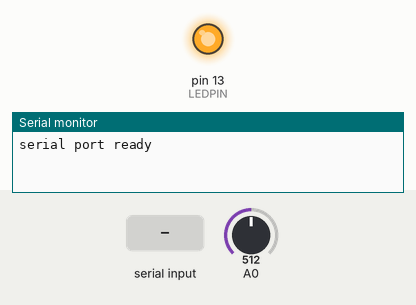
This sketch was run on a simulated Arduino Uno, built with avr-gcc and run on an emulated ATmega328P. Parts: output pins drawn as LEDs (lit = HIGH), the last lines printed to the serial monitor. The inputs (shaded band) are chosen by the test bench; at power-on: A0 = 512.

Above: at 1.2 s.
1.3 s: "1" received over Serial
At 1.6 s:
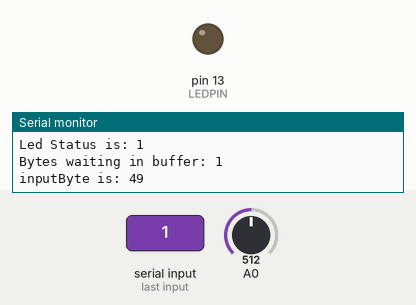
2.8 s: byte 1 (1) received over Serial
At 3.9 s:
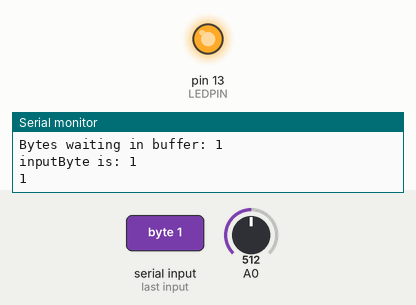
4.3 s: "0" received over Serial
At 5.0 s:
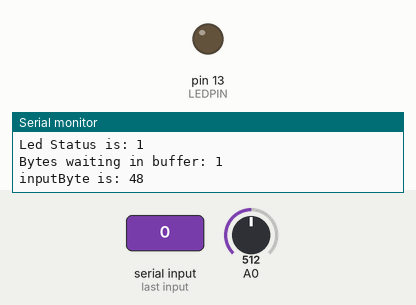
Timing chart, 0 to 7.3 s (numbered marks = the images above; inputs shaded):
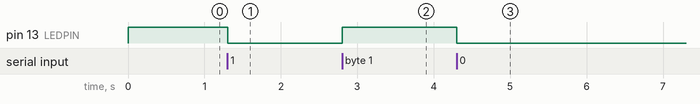

The sketch:

SerialLED.ino
```cpp
#define LEDPIN  13
int inputByte = 0;
void setup(){
  Serial.begin(9600);
  pinMode(LEDPIN, OUTPUT);
  digitalWrite(LEDPIN, HIGH);
  if(!Serial){
   Serial.println("Serial port not ready");
  }
  else{
    Serial.println("serial port ready");
  }
}

void loop(){

  int serialData = Serial.available();
  int ledStatus = digitalRead(LEDPIN);
  int adc0 = analogRead(A0);
  //Serial.println(adc0);
  //delay(1000);


  // read serial port data going to send b1 or b0
  if(serialData > 0){
    Serial.print("Led Status is: ");
    Serial.println(ledStatus);
    inputByte = Serial.read();
    Serial.print("Bytes waiting in buffer: ");
    Serial.println(serialData);
    Serial.print("inputByte is: ");
    Serial.println(inputByte);
    if( inputByte == 1 ){
      digitalWrite(LEDPIN, HIGH);
      Serial.println(inputByte);
     }
    else{
      digitalWrite(LEDPIN, LOW);
    }
  }
}
```

Measured:
- after the input at 1.3 s, pin 13 (LEDPIN): HIGH → LOW at once
- after the input at 2.8 s, pin 13 (LEDPIN): LOW → HIGH at once
- after the input at 4.3 s, pin 13 (LEDPIN): HIGH → LOW at once
